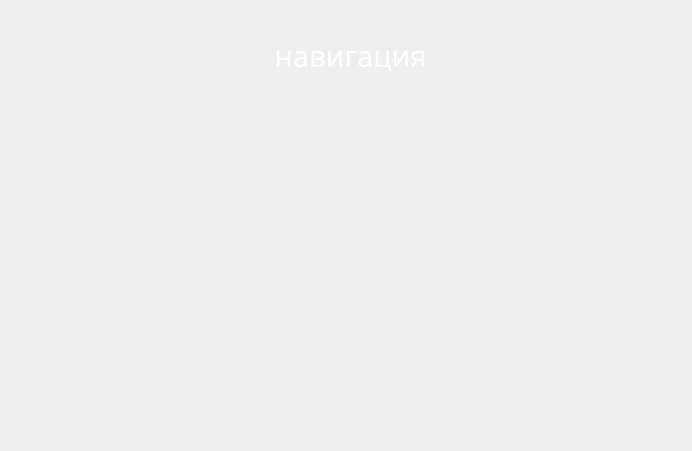
<?xml version="1.0" encoding="UTF-8"?>
<ui version="4.0">
 <class>SelectOrientDlg</class>
 <widget class="QWidget" name="SelectOrientDlg">
  <property name="windowModality">
   <enum>Qt::NonModal</enum>
  </property>
  <property name="geometry">
   <rect>
    <x>0</x>
    <y>0</y>
    <width>692</width>
    <height>451</height>
   </rect>
  </property>
  <property name="minimumSize">
   <size>
    <width>0</width>
    <height>0</height>
   </size>
  </property>
  <property name="maximumSize">
   <size>
    <width>1024</width>
    <height>768</height>
   </size>
  </property>
  <property name="windowTitle">
   <string>Палетка</string>
  </property>
  <property name="styleSheet">
   <string notr="true"/>
  </property>
  <widget class="QLabel" name="background">
   <property name="geometry">
    <rect>
     <x>0</x>
     <y>0</y>
     <width>693</width>
     <height>452</height>
    </rect>
   </property>
   <property name="styleSheet">
    <string notr="true">padding-right: 15px; /* make room for the arrows */
border-image: url(:/Pyramid/fon_next_menu.png);
border-width: 3;
</string>
   </property>
   <property name="text">
    <string/>
   </property>
  </widget>
  <widget class="QPushButton" name="marshOrientBut">
   <property name="geometry">
    <rect>
     <x>50</x>
     <y>140</y>
     <width>170</width>
     <height>150</height>
    </rect>
   </property>
   <property name="autoFillBackground">
    <bool>false</bool>
   </property>
   <property name="styleSheet">
    <string notr="true"> QPushButton:hover:pressed {
    padding-right: 15px; /* make room for the arrows */
	border-image: url(:/Pyramid/marsh_or_n.png);
     border-width: 3;}
 
QPushButton{
     padding-right: 15px; /* make room for the arrows */
	border-image: url(:/Pyramid/marsh_or.png);
     border-width: 3;}

 QPushButton:hover {
    padding-right: 15px; /* make room for the arrows */
	border-image: url(:/Pyramid/marsh_or.png);
     border-width: 3;}</string>
   </property>
   <property name="text">
    <string/>
   </property>
   <property name="flat">
    <bool>true</bool>
   </property>
  </widget>
  <widget class="QPushButton" name="tchkMapBut">
   <property name="geometry">
    <rect>
     <x>270</x>
     <y>140</y>
     <width>170</width>
     <height>150</height>
    </rect>
   </property>
   <property name="autoFillBackground">
    <bool>false</bool>
   </property>
   <property name="styleSheet">
    <string notr="true"> QPushButton:hover:pressed {
    padding-right: 15px; /* make room for the arrows */
	border-image: url(:/Pyramid/point_or_n.png);
     border-width: 3;}
 
QPushButton{
     padding-right: 15px; /* make room for the arrows */
	border-image: url(:/Pyramid/point_or.png);
     border-width: 3;}

 QPushButton:hover {
    padding-right: 15px; /* make room for the arrows */
	border-image: url(:/Pyramid/point_or.png);
     border-width: 3;}</string>
   </property>
   <property name="text">
    <string/>
   </property>
   <property name="flat">
    <bool>true</bool>
   </property>
  </widget>
  <widget class="QPushButton" name="tchkHandBut">
   <property name="geometry">
    <rect>
     <x>490</x>
     <y>140</y>
     <width>170</width>
     <height>150</height>
    </rect>
   </property>
   <property name="autoFillBackground">
    <bool>false</bool>
   </property>
   <property name="styleSheet">
    <string notr="true"> QPushButton:hover:pressed {
    padding-right: 15px; /* make room for the arrows */
	border-image: url(:/Pyramid/coord_or_n.png);
     border-width: 3;}
 
QPushButton{
     padding-right: 15px; /* make room for the arrows */
	border-image: url(:/Pyramid/coord_or.png);
     border-width: 3;}

 QPushButton:hover {
    padding-right: 15px; /* make room for the arrows */
	border-image: url(:/Pyramid/coord_or.png);
     border-width: 3;}</string>
   </property>
   <property name="text">
    <string/>
   </property>
   <property name="flat">
    <bool>true</bool>
   </property>
  </widget>
  <widget class="QLabel" name="statusVideo_3">
   <property name="geometry">
    <rect>
     <x>50</x>
     <y>40</y>
     <width>601</width>
     <height>31</height>
    </rect>
   </property>
   <property name="palette">
    <palette>
     <active>
      <colorrole role="WindowText">
       <brush brushstyle="SolidPattern">
        <color alpha="255">
         <red>255</red>
         <green>255</green>
         <blue>255</blue>
        </color>
       </brush>
      </colorrole>
      <colorrole role="Text">
       <brush brushstyle="SolidPattern">
        <color alpha="255">
         <red>255</red>
         <green>255</green>
         <blue>255</blue>
        </color>
       </brush>
      </colorrole>
      <colorrole role="ButtonText">
       <brush brushstyle="SolidPattern">
        <color alpha="255">
         <red>255</red>
         <green>255</green>
         <blue>255</blue>
        </color>
       </brush>
      </colorrole>
     </active>
     <inactive>
      <colorrole role="WindowText">
       <brush brushstyle="SolidPattern">
        <color alpha="255">
         <red>255</red>
         <green>255</green>
         <blue>255</blue>
        </color>
       </brush>
      </colorrole>
      <colorrole role="Text">
       <brush brushstyle="SolidPattern">
        <color alpha="255">
         <red>255</red>
         <green>255</green>
         <blue>255</blue>
        </color>
       </brush>
      </colorrole>
      <colorrole role="ButtonText">
       <brush brushstyle="SolidPattern">
        <color alpha="255">
         <red>255</red>
         <green>255</green>
         <blue>255</blue>
        </color>
       </brush>
      </colorrole>
     </inactive>
     <disabled>
      <colorrole role="WindowText">
       <brush brushstyle="SolidPattern">
        <color alpha="255">
         <red>120</red>
         <green>120</green>
         <blue>120</blue>
        </color>
       </brush>
      </colorrole>
      <colorrole role="Text">
       <brush brushstyle="SolidPattern">
        <color alpha="255">
         <red>120</red>
         <green>120</green>
         <blue>120</blue>
        </color>
       </brush>
      </colorrole>
      <colorrole role="ButtonText">
       <brush brushstyle="SolidPattern">
        <color alpha="255">
         <red>120</red>
         <green>120</green>
         <blue>120</blue>
        </color>
       </brush>
      </colorrole>
     </disabled>
    </palette>
   </property>
   <property name="font">
    <font>
     <family>Trebuchet MS</family>
     <pointsize>22</pointsize>
     <stylestrategy>PreferDefault</stylestrategy>
    </font>
   </property>
   <property name="text">
    <string>навигация</string>
   </property>
   <property name="alignment">
    <set>Qt::AlignCenter</set>
   </property>
  </widget>
 </widget>
 <resources>
  <include location="../Resources/PyramidWidgets.qrc"/>
 </resources>
 <connections/>
</ui>
